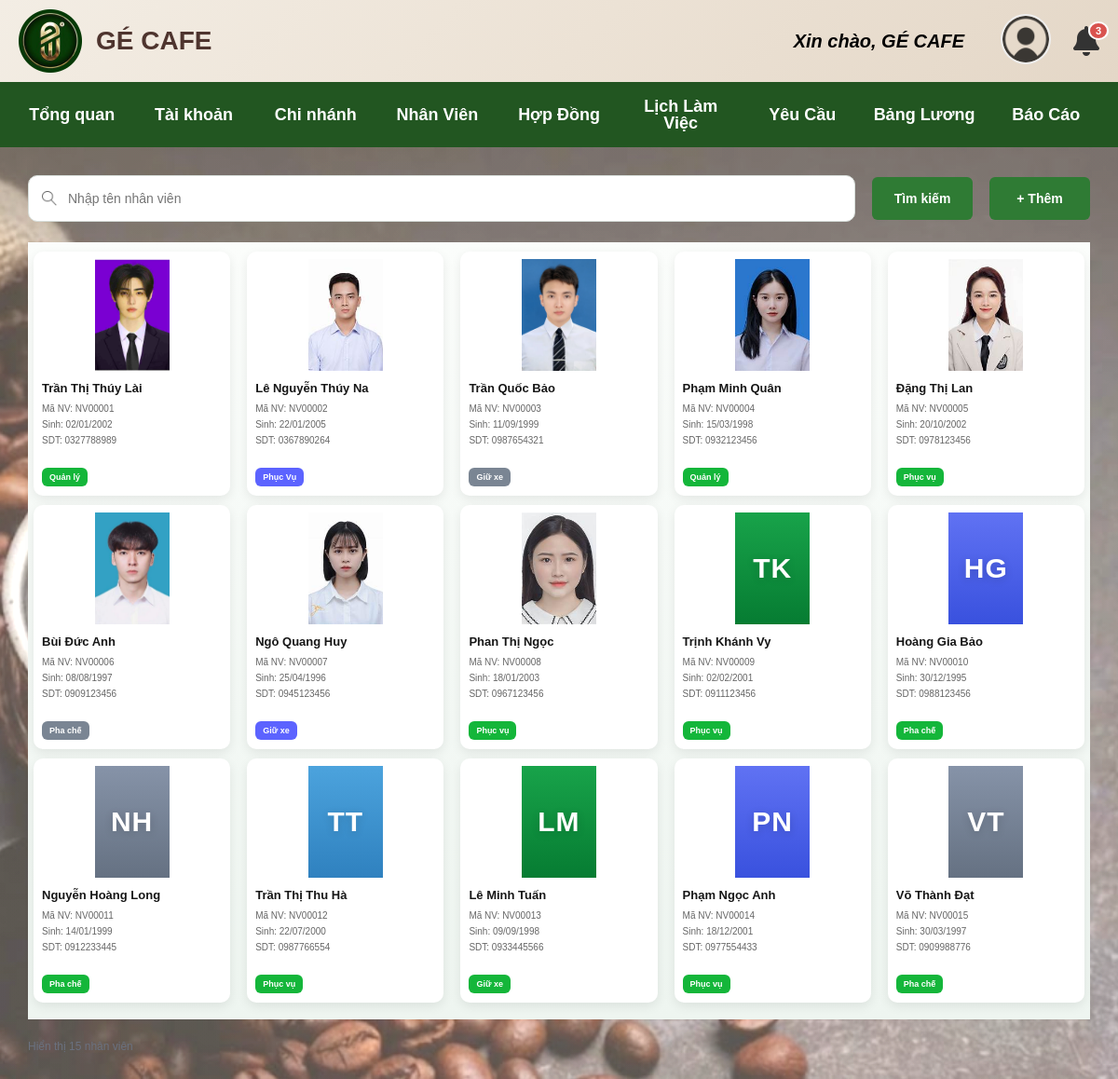
/employees/, run on the app's committed database.
### apps/employees/models.py (models this page shows, shortened)
class NhanVien(models.Model):
    GIOI_TINH_CHOICES = [
        ("Nam", "Nam"),
        ("Nữ", "Nữ"),
        ("Khác", "Khác"),
    ]
    CHUC_VU_CHOICES = [
        ("Thu ngân", "Thu ngân"),
        ("Phục vụ", "Phục vụ"),
        ("Quản lý", "Quản lý"),
        ("Giữ xe", "Giữ xe"),
        ("Pha chế", "Pha chế"),
    ]
    ma_nv = models.CharField(max_length=10, primary_key=True, verbose_name="Mã nhân viên")
    ho_ten = models.CharField(max_length=100, verbose_name="Họ tên")
    ngay_sinh = models.DateField(verbose_name="Ngày sinh")
    cccd = models.CharField(max_length=12, unique=True, verbose_name="CCCD")
    sdt = models.CharField(
        max_length=15,
        unique=True,
        validators=[RegexValidator(r"^\d+$", "Số điện thoại chỉ được chứa chữ số")],
        verbose_name="Số điện thoại",
    )
    chuc_vu = models.CharField(max_length=50, choices=CHUC_VU_CHOICES, verbose_name="Chức vụ")
    dia_chi = models.CharField(max_length=255, null=True, blank=True, verbose_name="Địa chỉ")
    gioi_tinh = models.CharField(
        max_length=10,
        choices=GIOI_TINH_CHOICES,
        null=True,
        blank=True,
        verbose_name="Giới tính",
    )
    tk_ngan_hang = models.CharField(max_length=30, unique=True, verbose_name="Tài khoản ngân hàng")
    ma_chi_nhanh = models.ForeignKey(
        "branches.ChiNhanh",
        on_delete=models.CASCADE,
        related_name="nhan_viens",
        verbose_name="Chi nhánh",
    )
    class Meta:
        verbose_name = "Nhân viên"
        verbose_name_plural = "Danh sách nhân viên"

### apps/employees/views.py (the view, shortened to what this page needs)
# urls.py: path('', views.employee_list_view, name='employee_list'),
def employee_list_view(request):
    search_query = request.GET.get("q", "").strip()
    employees = NhanVien.objects.select_related("ma_chi_nhanh").order_by("ma_nv")
    context = {
        "employee_cards": _build_employee_cards(employees),
        "search_query": search_query,
        "employee_count": employees.count(),
    }
    return render(request, "employees/employee_list.html", context)

### apps/employees/templates/employees/employee_list.html (shortened to what this page needs)
{% extends 'base.html' %}
{% load static %}
{% block extra_css %}
    <link rel="stylesheet" href="{% static 'employees/css/employee_list.css' %}?v=5.0">
    <link rel="stylesheet" href="{% static 'css/components/popup_confirm_delete.css' %}">
{% endblock %}
{% block content %}
<section class="employee-page">
    <form method="get" class="employee-toolbar">
        <label class="employee-search" for="employee-search-input">
            <img src="{% static 'images/search_icon.png' %}" alt="" aria-hidden="true">
            <input
                id="employee-search-input"
                type="text"
                name="q"
                value="{{ search_query }}"
                placeholder="Nhập tên nhân viên"
            >
        </label>
        <button type="submit" class="toolbar-btn toolbar-btn-primary">Tìm kiếm</button>
        <a href="{% url 'employee_add' %}" class="toolbar-btn toolbar-btn-add">+ Thêm</a>
    </form>
    <div class="employee-board">
        {% if employee_cards %}
            <div class="employee-grid">
                {% for employee in employee_cards %}
                    <article class="employee-card" data-detail-url="{% url 'employee_detail' employee_id=employee.ma_nv %}" tabindex="0" role="link" aria-label="Xem chi tiết {{ employee.ho_ten }}">
                        <div class="employee-avatar {{ employee.theme_class }}">
                            {% if employee.image_path %}
                                <img src="{% static employee.image_path %}" alt="{{ employee.ho_ten }}">
                            {% else %}
                                <span>{{ employee.initials }}</span>
                            {% endif %}
                        </div>
                        <div class="employee-card-body">
                            <h2 class="employee-name">{{ employee.ho_ten }}</h2>
                            <p class="employee-meta">Mã NV: {{ employee.ma_nv }}</p>
                            <p class="employee-meta">Sinh: {{ employee.ngay_sinh|date:'d/m/Y' }}</p>
                            <p class="employee-meta">SDT: {{ employee.sdt }}</p>
                        </div>
                        <div class="employee-card-footer">
                            <span class="employee-role">{{ employee.chuc_vu }}</span>
                        </div>
                    </article>
                {% endfor %}
            </div>
        {% else %}
            <div class="employee-empty-state">
                <h2>Không tìm thấy nhân viên phù hợp</h2>
                <p>Thử lại với tên, mã nhân viên hoặc số điện thoại khác.</p>
            </div>
        {% endif %}
    </div>
    <p class="employee-count">Hiển thị {{ employee_count }} nhân viên</p>
</section>
{% endblock %}

### templates/base.html (shortened to what this page needs)
{% load static %}
<!DOCTYPE html>
<html lang="vi">
<head>
    <link rel="stylesheet" href="https://cdnjs.cloudflare.com/ajax/libs/font-awesome/6.0.0-beta3/css/all.min.css">
    <link rel="stylesheet" href="{% static 'css/globals.css' %}">
    <link rel="stylesheet" href="{% static 'css/base.css' %}">
    <link rel="stylesheet" href="{% static 'css/components/popup_confirm_cancel.css' %}">
    <link rel="stylesheet" href="{% static 'css/components/toast_notification.css' %}">
    <link rel="stylesheet" href="{% static 'css/styles.css' %}">
    {% block extra_css %}{% endblock %}
</head>
<body>
    <div class="main-container">
        <header class="header">
            <div class="header-left">
                <img class="logo" src="{% static 'images/logo.png' %}" alt="Logo GÉ CAFE" />
                <span class="brand-name">GÉ CAFE</span>
            </div>
            <div class="header-right">
                <span class="welcome-message">Xin chào, GÉ CAFE</span>
                <div class="user-dropdown">
                    <img class="user-avatar" src="{% static 'images/user_avatar.png' %}" alt="User Avatar" />
                </div>
                <div class="notification-bell" id="notification-bell">
                    <i class="fas fa-bell"></i>
                    <span class="badge">3</span>
                </div>
            </div>
        </header>
        <nav class="navigation-bar">
            <a href="{% url 'dashboard' %}" class="nav-item">Tổng quan</a>
            <a href="{% url 'account_admin_list' %}" class="nav-item">Tài khoản</a>
            <a href="{% url 'branches:branch_admin' %}" class="nav-item">Chi nhánh</a>
            <a href="{% url 'employee_list' %}" class="nav-item">Nhân Viên</a>
            <a href="{% url 'contract_list' %}" class="nav-item">Hợp Đồng</a>
            <a href="{% url 'schedule_list' %}" class="nav-item">Lịch Làm Việc</a>
            <a href="{% url 'request_list' %}" class="nav-item">Yêu Cầu</a>
            <a href="{% url 'payroll_list' %}" class="nav-item">Bảng Lương</a>
            <a href="{% url 'reports:report_list' %}" class="nav-item">Báo Cáo</a>
        </nav>
        <main class="main-content">
            {% block content %}
            {% endblock %}
        </main>
    </div>
</body>
</html>

### templates/partials/popup_confirm_delete.html (shortened to what this page needs)
{% load static %}

### templates/partials/popup_confirm_logout.html (shortened to what this page needs)
{% load static %}

### static/css/globals.css (style rules this page uses)
* { -webkit-font-smoothing: antialiased; box-sizing: border-box; }
html, body { margin: 0px; height: 100%; }
a { text-decoration: none; }

### static/css/base.css (style rules this page uses)
body { margin: 0; font-family: "Montserrat", sans-serif; position: relative; background-color: #f7efe6; }
.main-container { display: flex; flex-direction: column; min-height: 100vh; background: transparent; }
.header { display: flex; justify-content: space-between; align-items: center; padding: 0 20px; height: 88px; width: 100%; box-sizing: border-box; background: linear-gradient(135deg, #f3ede4 0%, #ece2d5 52%, #e4d7c7 100%); box-shadow: 0 2px 10px rgba(0, 0, 0, 0.05); position: fixed; top: 0; left: 0; z-index: 1000; }
.header-left, .header-right { display: flex; align-items: center; }
.header-left .logo { height: 68px; width: 68px; margin-right: 15px; }
.header-left .brand-name { font-weight: 600; color: #4e342e; font-size: 28px; }
.header-right .welcome-message { font-weight: 600; font-style: italic; color: #000000; font-size: 20px; margin-right: 15px; }
.header-right .user-avatar { height: 54px; width: 54px; border-radius: 50%; cursor: pointer; border: 2px solid #eee; transition: all 0.3s; }
.user-dropdown { position: relative; display: inline-block; }
.navigation-bar { display: flex; justify-content: space-between; align-items: center; height: 70px; width: 100%; box-sizing: border-box; padding: 0 12px; background-color: rgba(23, 77, 23, 0.95); color: #ffffff; position: fixed; top: 88px; left: 0; z-index: 999; }
.nav-item { flex: 1 0 0; min-width: 0; font-weight: 700; font-size: 18px; line-height: 1; text-decoration: none; color: #ffffff; padding: 0 8px; height: 100%; display: flex; align-items: center; justify-content: center; white-space: normal; box-sizing: border-box; text-align: center; transition: background-color 0.2s ease; }
.main-content { flex-grow: 1; padding: 188px 30px 30px; background: rgba(255, 248, 242, 0.12); position: relative; z-index: 1; }

### static/css/styles.css (style rules this page uses)
.header-right { display: flex; align-items: center; gap: 24px; }
.notification-bell { position: relative; cursor: pointer; }
.notification-bell .fa-bell { font-size: 32px; color: #333; transition: color 0.3s ease; }
.notification-bell .badge { position: absolute; top: -5px; right: -10px; background-color: #d9534f; color: white; border-radius: 50%; padding: 2px 6px; font-size: 11px; font-weight: bold; border: 2px solid white; }

### data on the page
NhanVien: ho_ten "Trần Thị Thúy Lài", ma_nv "NV00001", ngay_sinh "02/01/2002", sdt "0327788989", chuc_vu "Quản lý"
NhanVien: ho_ten "Lê Nguyễn Thúy Na", ma_nv "NV00002", ngay_sinh "22/01/2005", sdt "0367890264", chuc_vu "Phục Vụ"
NhanVien: ho_ten "Trần Quốc Bảo", ma_nv "NV00003", ngay_sinh "11/09/1999", sdt "0987654321", chuc_vu "Giữ xe"
NhanVien: ho_ten "Phạm Minh Quân", ma_nv "NV00004", ngay_sinh "15/03/1998", sdt "0932123456", chuc_vu "Quản lý"
NhanVien: ho_ten "Đặng Thị Lan", ma_nv "NV00005", ngay_sinh "20/10/2002", sdt "0978123456", chuc_vu "Phục vụ"
NhanVien: ho_ten "Bùi Đức Anh", ma_nv "NV00006", ngay_sinh "08/08/1997", sdt "0909123456", chuc_vu "Pha chế"
NhanVien: ho_ten "Ngô Quang Huy", ma_nv "NV00007", ngay_sinh "25/04/1996", sdt "0945123456", chuc_vu "Giữ xe"
NhanVien: ho_ten "Phan Thị Ngọc", ma_nv "NV00008", ngay_sinh "18/01/2003", sdt "0967123456", chuc_vu "Phục vụ"
NhanVien: ho_ten "Trịnh Khánh Vy", ma_nv "NV00009", ngay_sinh "02/02/2001", sdt "0911123456", chuc_vu "Phục vụ"
NhanVien: ho_ten "Hoàng Gia Bảo", ma_nv "NV00010", ngay_sinh "30/12/1995", sdt "0988123456", chuc_vu "Pha chế"
NhanVien: ho_ten "Nguyễn Hoàng Long", ma_nv "NV00011", ngay_sinh "14/01/1999", sdt "0912233445", chuc_vu "Pha chế"
NhanVien: ho_ten "Trần Thị Thu Hà", ma_nv "NV00012", ngay_sinh "22/07/2000", sdt "0987766554", chuc_vu "Phục vụ"
NhanVien: ho_ten "Lê Minh Tuấn", ma_nv "NV00013", ngay_sinh "09/09/1998", sdt "0933445566", chuc_vu "Giữ xe"
NhanVien: ho_ten "Phạm Ngọc Anh", ma_nv "NV00014", ngay_sinh "18/12/2001", sdt "0977554433", chuc_vu "Phục vụ"
NhanVien: ho_ten "Võ Thành Đạt", ma_nv "NV00015", ngay_sinh "30/03/1997", sdt "0909988776", chuc_vu "Pha chế"

### other printed values
{{ employee.initials }} "TK" "HG" "NH" "TT" "LM" "PN" "VT"
{{ employee_count }} "15"
